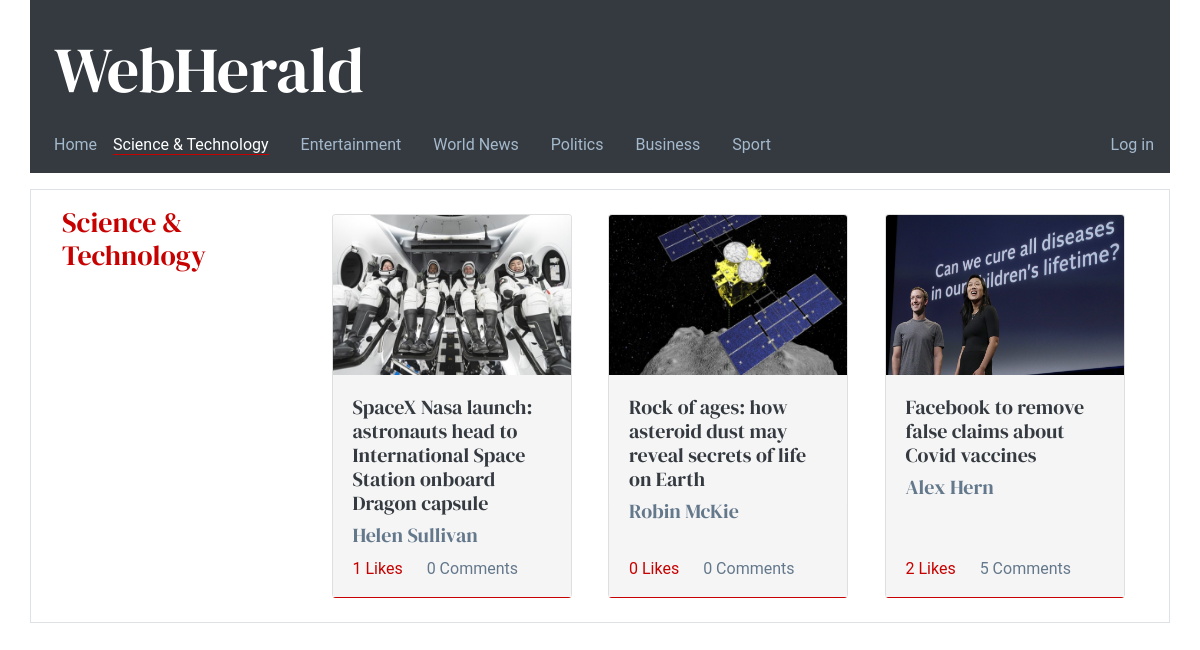
The page /category/ST on the database its author committed.
### main/models.py (models this page shows, shortened)
class Article(models.Model):
    title = models.CharField(max_length=100)
    author = models.CharField(max_length=40)
    timestamp = models.DateTimeField(verbose_name="Date of Publishing",auto_now=False, auto_now_add=False, default=datetime.now)
    content = models.TextField()
    image_url = models.CharField(max_length=100)
    image_caption = models.CharField(max_length=200)
    @property
    def get_imageurl(self):
        path = 'main/images/article_thumbnail/'
        path += self.image_url
        return path
    @property
    def like_count(self):
        likes_set = self.likes.all()
        if(not likes_set):
            return 0
        return len(likes_set)
    @property
    def comment_count(self):
        comments_set = self.comments.all()
        if(not comments_set):
            return 0
        return len(comments_set)
    class Meta():
        ordering = ["timestamp"]

class Likes(models.Model):
    article = models.ForeignKey(Article, on_delete=models.CASCADE,blank=True, null=True, related_name="likes")
    comment = models.ForeignKey(Comments, on_delete=models.CASCADE,blank=True, null=True, related_name="likes")
    user = models.ForeignKey(Account, on_delete=models.CASCADE)
    class Meta:
        verbose_name = 'Like'
        verbose_name_plural = 'Likes'

class Comments(models.Model):
    article = models.ForeignKey(Article, on_delete=models.CASCADE, null=True, related_name="comments")
    user = models.ForeignKey(Account, on_delete=models.CASCADE, null=True)
    content = models.CharField(max_length=300)
    timestamp = models.DateTimeField(verbose_name='Commented On', auto_now=True) # verbose_name acts as a more legible alias for the field name. auto_now means that if the date value is not given upon object creation then if you save said object it will automatically take the current date and time as the value upon Model.save().
    parent_comment = models.ForeignKey('self', blank=True, null=True, on_delete=models.CASCADE, related_name='child_comments')
    class Meta:
        verbose_name = 'Comment'
        verbose_name_plural = 'Comments'

### main/views.py (the view)
# urls.py: path('category/<str:category>', category_index, name='category_index'),
def category_index(request, category):
    selected = None
    categories = [category for category in CategoryLabel]
    for categories in CategoryLabel:
        if(categories == category):
            selected = categories
            break
    articles_list = []
    for category_entry in ArticleCategory.objects.all():
        if(category_entry.category_code == selected):
            articles_list.append(category_entry.article)
    context = {
        'selected': selected,
        'articles_list': articles_list,
        'nav_categories': [category for category in CategoryLabel]
    }
    return render(request, 'main/category_index.html', context)

### main/models.py (called while the page is built)
    @property
    def category_code(self):
        output = None
        for target in CategoryLabel:
            if(target == self.category):
                output = target
                break
        return output

### main/templates/main/category_index.html (shortened to what this page needs)
{% extends 'main/base.html' %}
{% load static %}
{% block content %}
<div class="article_card_container flex-wrap row my-3 border">
  <div class="col-3 p2">
    <h3 class="category-header">{{ selected.label }}</h3>
  </div>
  {% for entry in articles_list %}
        <div class="col-3 p-2">
          <a href="{% url 'article' entry.id %}">
          <div class="card article_card target" id="article_{{entry.id}}">
            <img src="{% static entry.get_imageurl %}" class="card-img-top card_image" alt="{{ entry.image_caption}}">
            <div class="card-body article_card_body flex-wrap">
              <h5 class="card_title hover">{{entry.title}}</h5>
              <h5 class="card-text card_author">{{entry.author}}</h5>
              <div class="card_footer">
                <a href="#" class="card-link highlight hover">{{entry.like_count}} Likes</a>
                <a href="{% url 'article' entry.id %}#comments_section" class="card-link card_comments hover">{{entry.comment_count}} Comments</a>
              </div>
            </div>
          </div>
          </a>
        </div>
  {% endfor %}
</div>
{% endblock content%}

### main/static/main/styles/main.css (style rules this page uses)
body { font-family: 'Roboto', sans-serif; }
h1, h2, h3, h4, h5, h6 { font-family: 'DM Serif Display', serif; }
.target { cursor:pointer; }
a { color: #c70000 }
.highlight { color:#c70000; }
img.card_image { height: 10rem; }
.article_card { max-height: 50rem; max-width: 50rem; height: 24rem; width: 15rem; border-bottom: 0.1rem solid #c70000; }
.article_card_container { margin-top: 2rem; padding: 1em; border-bottom: 0.2rem solid #343a40; }
.card_sub_title, .card_comments { color: #64788C; }
.card_title { color: #343a40; }
.card_author { color: #64788C; }
.category-header { color: #c70000; }
.card_footer { position: absolute; bottom: 1rem; }
.article_card_body { position: relative; background-color: #f5f5f5; }

### rows shown on the page
Article: image_url (picture), title "SpaceX Nasa launch: astronauts head to International Space Station onboard Dragon capsule", author "Helen Sullivan", like_count "1", comment_count "0"
Article: image_url (picture), title "Rock of ages: how asteroid dust may reveal secrets of life on Earth", author "Robin McKie", like_count "0", comment_count "0"
Article: image_url (picture), title "Facebook to remove false claims about Covid vaccines", author "Alex Hern", like_count "2", comment_count "5"

### other values the page prints
{{ category.label }} "Science & Technology" "Entertainment" "World News" "Politics" "Business" "Sport"
{{ selected.label }} "Science & Technology"
